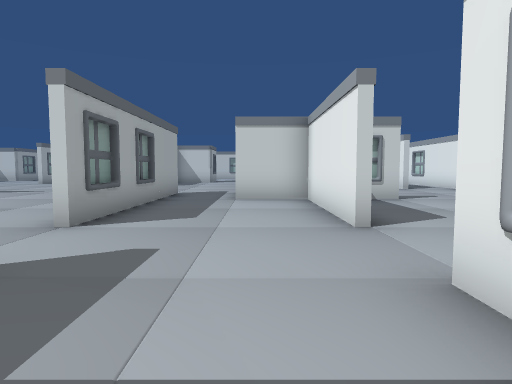
view 1 (above)

24 first-person views from a walk through a 3-D level made in the Unity game engine. The camera is 1.5 m above the floor, tilts 4° down and sees 75° across. The floor is counted in squares, 2 m on a side. Each view is taken from the middle of a square. On the plan, view 1 faces up. The plan holds only what a view shows up to about 11 squares ahead; the rest is blank. The player is left out. Some animated figures are left out.

view 2
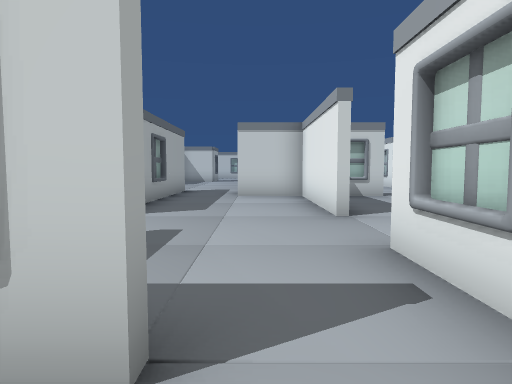

view 3
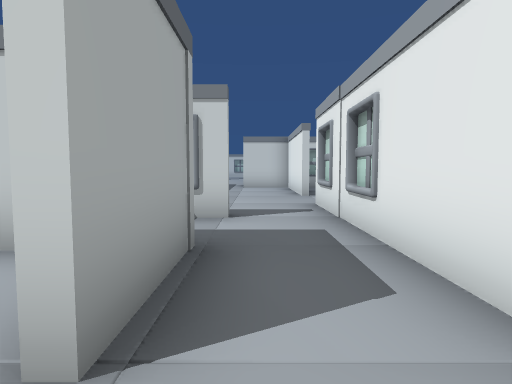

view 4
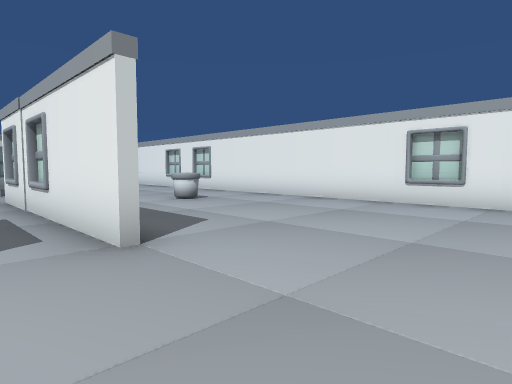

view 5
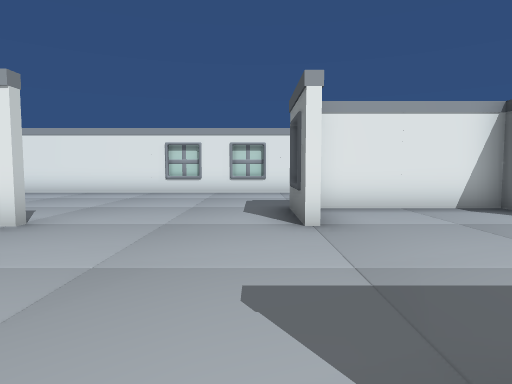

view 6
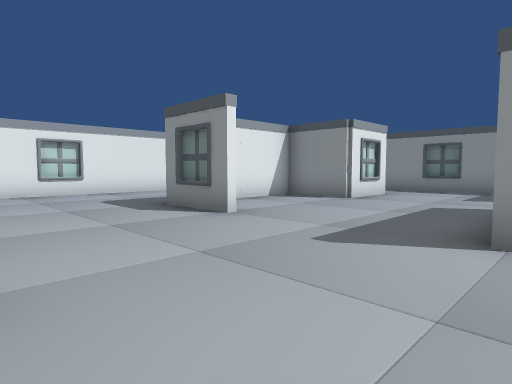

view 7
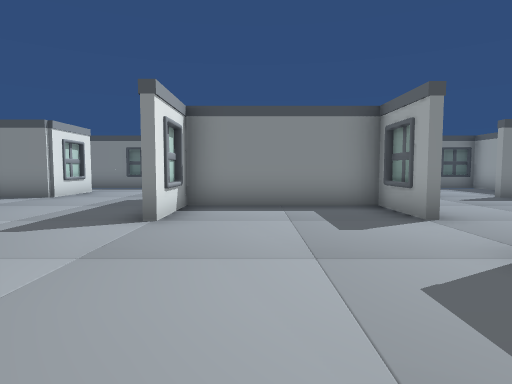

view 8
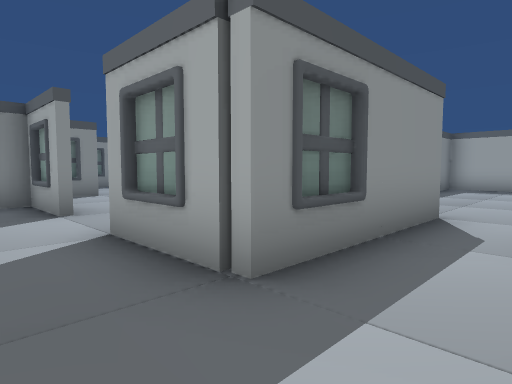

view 9
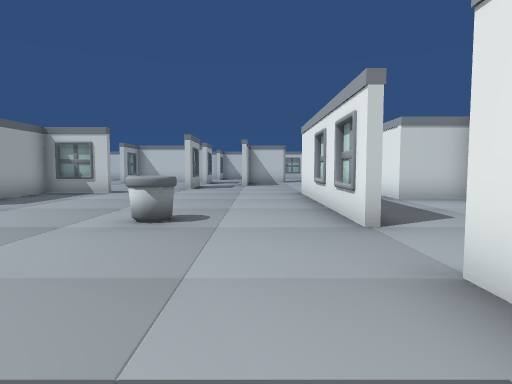

view 10
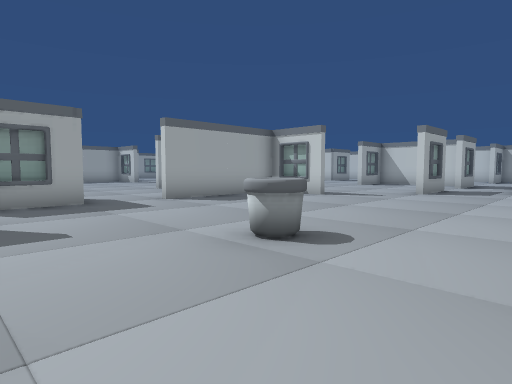

view 11
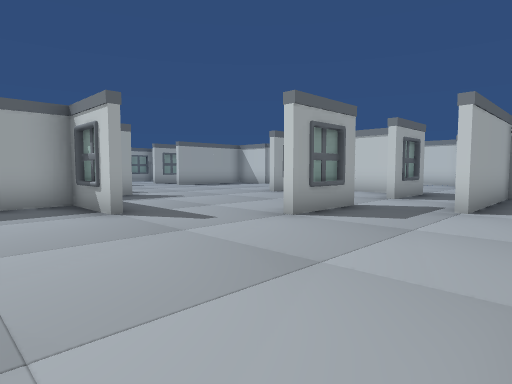

view 12
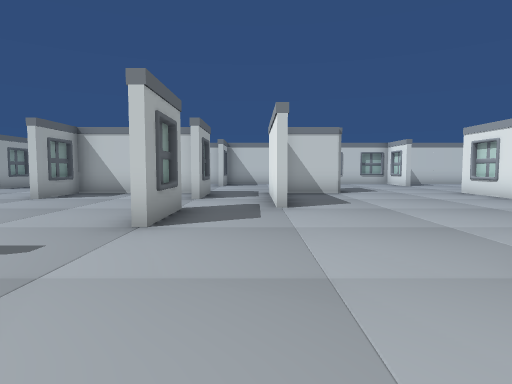

view 13
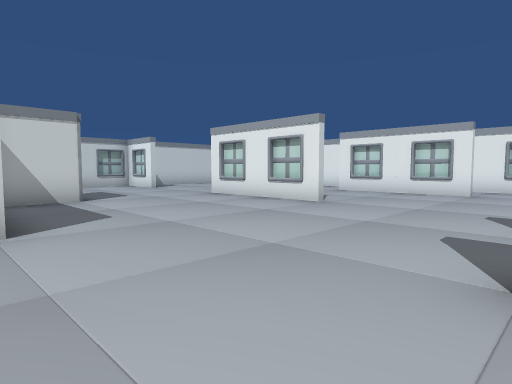

view 14
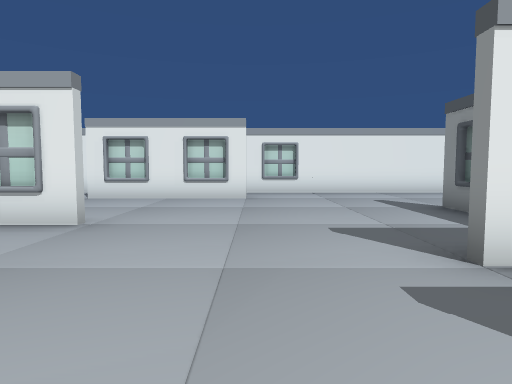

view 15
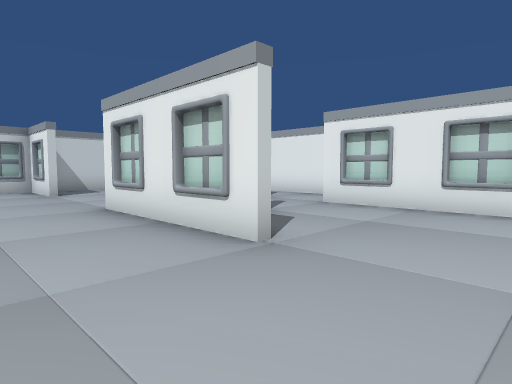

view 16
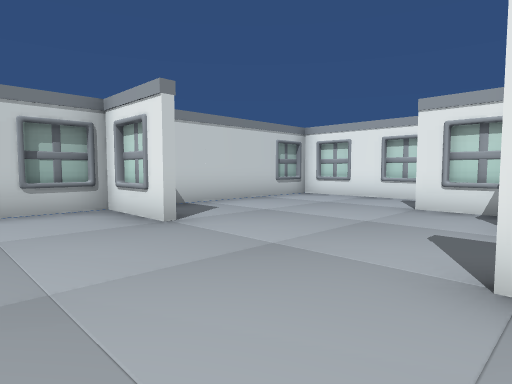

view 17
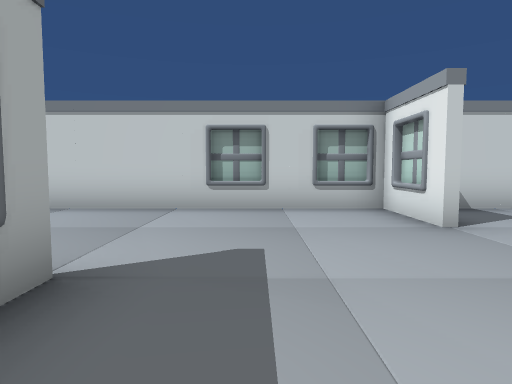

view 18
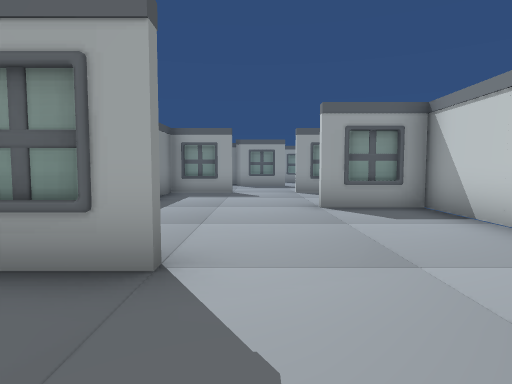

view 19
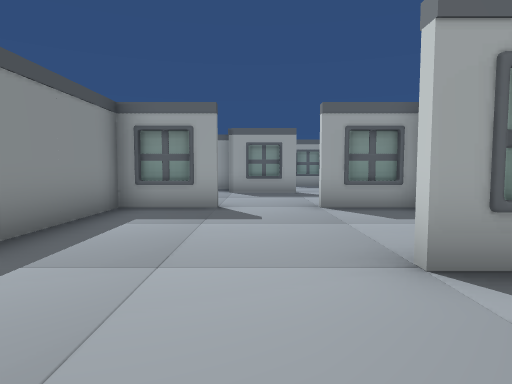

view 20
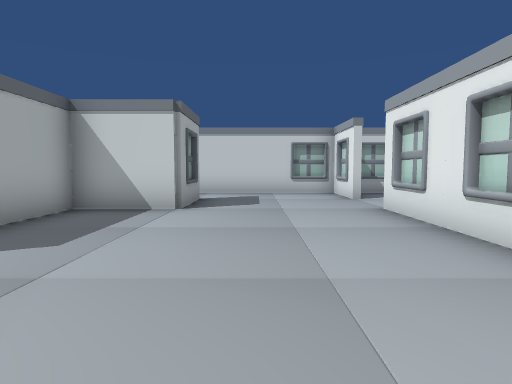

view 21
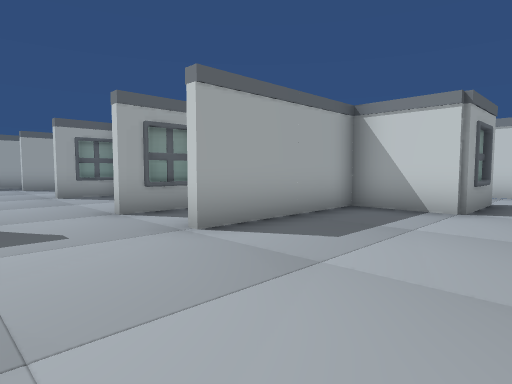

view 22
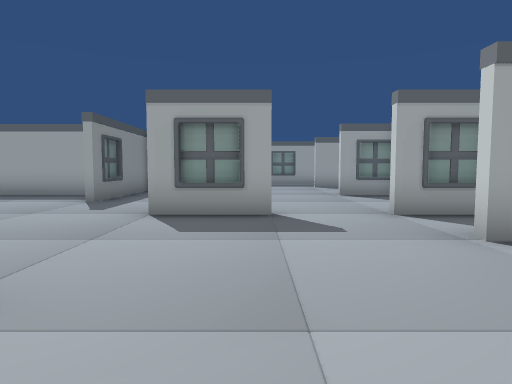

view 23
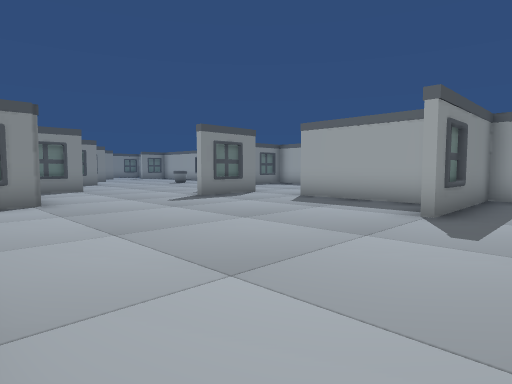

view 24
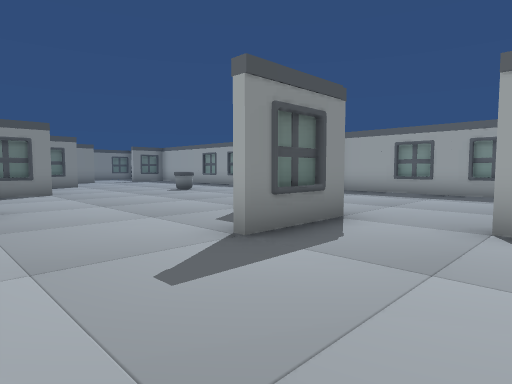

### Floor plan
Key: @ floor where view 1 was taken; # wall or solid block; . floor; O other object.
Columns run from 29 left of view 1 to 8 right of it. Each row starts with its distance up from view 1.
 25               ########################
 24               .....#.  #.......#.....#
 23               .....#...#.......#.....#
 22                #.....................#
 21                #.....................#
 20              ###...#.......#.......# #
 19              #.....#.....  #.......#.#
 18        #  ## #.....#####.###...#    .#
 17     .. #...#.#.....#...#.#.....# ....#
 16     .....................#.....# ..#
 15      ....................#.....#...#
 14         ...#...........#...........#
 13            #...........#...........# #
 12          ......  #...................#
 11      #.........   ...................#
 10      ####......   ###......#.#.......#
  9       #........    #.......#.#.......#
  8       #........    #.......#.####....#
  7       #.......  .. #.......#..#......#
  6    ...........  ...........#..#...   #
  5 #.............  ........O..#..#..
  4 #.....###....#    #..............
  3 #..... ......     #.............
  2 #...  .......         .....#..#  ...
  1       ......            ... ..#  ....#
  0      ......#             .  #@# ..O..#
 -1      ......                 ..# .....#
 -2      ......           ...  ##.#......#
 -3       .....   ............ .#.#......#
 -4        ..## .......####..............#
 -5             ...       #..............#
 -6                       ...............#
 -7                       ...............#
 -8                      .#....#...##....#
 -9                     ..#....#....# ...#
-10                     ..######....#
-11                    ...      ....#
-12                   #..#      ..###
-13                   ..        ..#
-14                   ..        ...
-15                             ...
-16                             ###

Where each view was taken, in squares from view 1:
view 1: 0 up, 0 right, facing up
view 2: 1 down, 0 right, facing up
view 3: 5 down, 0 right, facing up
view 4: 7 down, 0 right, facing up-right
view 5: 7 down, 3 left, facing right
view 6: 4 down, 3 left, facing down-right
view 7: 3 down, 4 left, facing down
view 8: 2 down, 5 left, facing down-left
view 9: 0 up, 4 left, facing up
view 10: 2 up, 3 left, facing up-left
view 11: 8 up, 3 left, facing up-left
view 12: 8 up, 5 left, facing up
view 13: 10 up, 5 left, facing up-right
view 14: 12 up, 3 left, facing right
view 15: 12 up, 1 left, facing up-right
view 16: 18 up, 1 left, facing up-right
view 17: 18 up, 1 left, facing up
view 18: 21 up, 0 right, facing left
view 19: 21 up, 4 left, facing left
view 20: 14 up, 13 left, facing up
view 21: 14 up, 13 left, facing up-left
view 22: 14 up, 13 left, facing left
view 23: 12 up, 15 left, facing down-left
view 24: 7 up, 18 left, facing down-left
